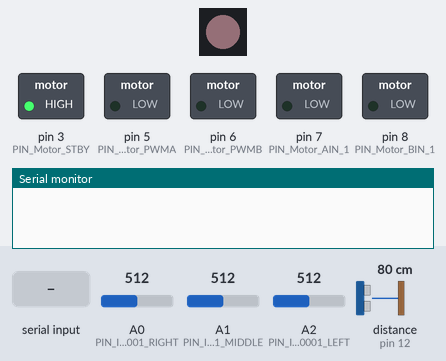
The sketch below on a simulated Arduino Uno, built with avr-gcc and run on an emulated ATmega328P. Shown: 1 RGB LEDs in strip order, left to right, switched loads named in the sketch (green lamp = pin HIGH), the last lines printed to the serial monitor. The inputs (shaded band) are chosen by the test bench; at power-on: A2 (PIN_ITR20001_LEFT) = 512, A0 (PIN_ITR20001_RIGHT) = 512, A1 (PIN_ITR20001_MIDDLE) = 512, distance to the obstacle (sensor on pin 12) 80 cm. The echo pulse lasts 58.3 µs per cm; dim RGB values are drawn brighter than linear; pins used as bus, display or sensor lines are not drawn.

Above: at 0.8 s.
0.9 s: "rojo" received over Serial
At 1.7 s:
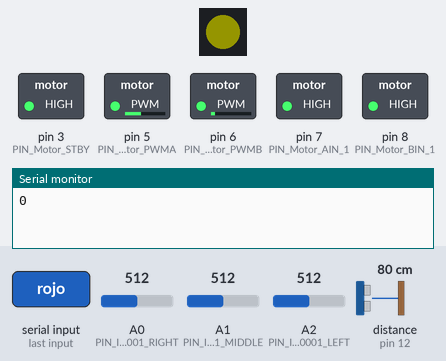
2.4 s: A2 (PIN_ITR20001_LEFT) set to 411
3.9 s: A2 (PIN_ITR20001_LEFT) set to 391
At 5.0 s:
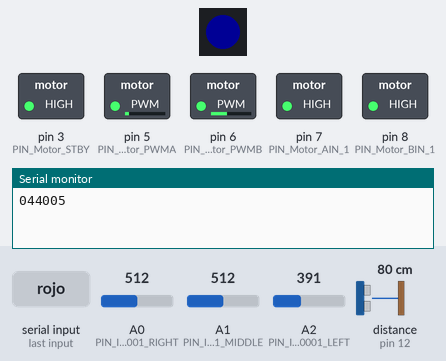
5.4 s: A0 (PIN_ITR20001_RIGHT) set to 413
6.9 s: A0 (PIN_ITR20001_RIGHT) set to 394
At 7.4 s:
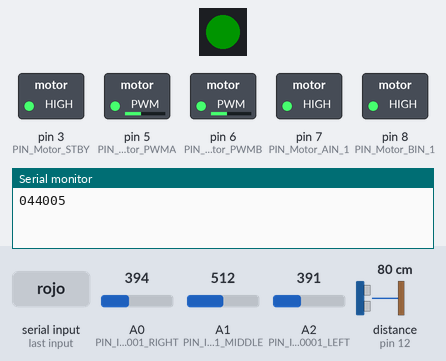
8.4 s: A1 (PIN_ITR20001_MIDDLE) set to 414
9.9 s: A1 (PIN_ITR20001_MIDDLE) set to 386
At 10.8 s:
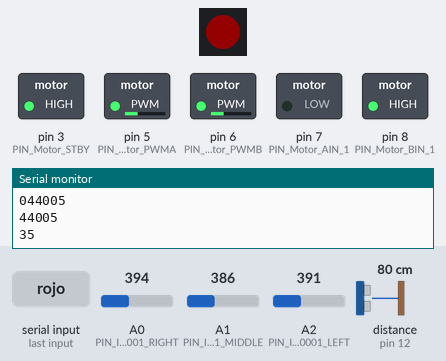
Timing chart, 0 to 12.4 s (numbered marks = the images above; inputs shaded):
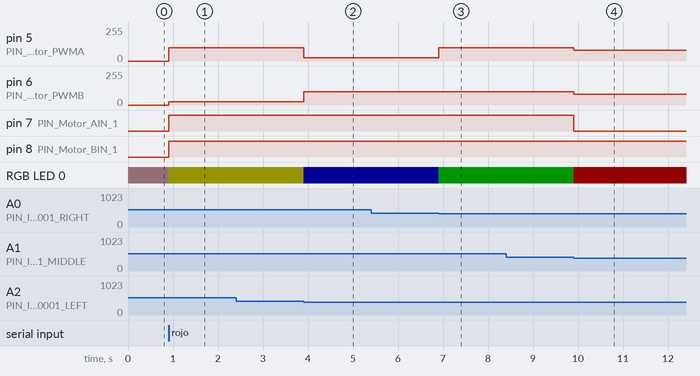

Measured:
- the behaviour switches between 401 and 400 on A2 (PIN_ITR20001_LEFT) (found by bisection; images 1 and 2)
- the behaviour switches between 401 and 400 on A0 (PIN_ITR20001_RIGHT) (found by bisection; images 2 and 3)
- the behaviour switches between 401 and 400 on A1 (PIN_ITR20001_MIDDLE) (found by bisection; images 3 and 4)
- after the input at 0.9 s, pin 5 (PIN_Motor_PWMA): 0/255 → 100/255 at once; pin 6 (PIN_Motor_PWMB): 0/255 → 25/255 at once; pin 7 (PIN_Motor_AIN_1), pin 8 (PIN_Motor_BIN_1): LOW → HIGH at once; RGB LED 0: RGB(20, 15, 16) → RGB(20, 20, 0) at once
- after the input at 2.4 s, every drawn part: stays the same
- after the input at 3.9 s, pin 5 (PIN_Motor_PWMA): 100/255 → 25/255 at once; pin 6 (PIN_Motor_PWMB): 25/255 → 100/255 at once; RGB LED 0: RGB(20, 20, 0) → RGB(0, 0, 20) at once
- after the input at 5.4 s, every drawn part: stays the same
- after the input at 6.9 s, pin 5 (PIN_Motor_PWMA): 25/255 → 100/255 at once; RGB LED 0: RGB(0, 0, 20) → RGB(0, 20, 0) at once
- after the input at 9.9 s, pin 5 (PIN_Motor_PWMA), pin 6 (PIN_Motor_PWMB): 100/255 → 80/255 at once; pin 7 (PIN_Motor_AIN_1): HIGH → LOW at once; RGB LED 0: RGB(0, 20, 0) → RGB(20, 0, 0) at once

The sketch:

arduino.ino
```cpp
#include "FastLED.h"
#include <ArduinoJson.h>


//--------LED----------
#define PIN_RBGLED 4
#define NUM_LEDS 1
CRGB leds[NUM_LEDS];
int r=0,g=0,b=0;
//--------------------


//-------Ultrasonido--------------
#define TRIG_PIN 13
#define ECHO_PIN 12
//--------------------------------

//-------Inflarrojo---------------
#define PIN_ITR20001_LEFT   A2
#define PIN_ITR20001_MIDDLE A1
#define PIN_ITR20001_RIGHT  A0

#define FORWARD 100
#define GIRO 100
#define RECORD 80

#define START_LAP '0'
#define END_LAP '1'
#define OBSTACLE_DETECTED '2'
#define LINE_LOST '3'
#define PING '4'
#define INIT_LINE_SEARCH '5'
#define STOP_LINE_SEARCH '6'
#define LINE_FOUND '7'
#define VISIBLE_LINE '8'

//-------Motor------------------
// Enable/Disable motor control.
//  HIGH: motor control enabled
//  LOW: motor control disabled
#define PIN_Motor_STBY 3

// Group A Motors (Right Side)
// PIN_Motor_AIN_1: Digital output. HIGH: Forward, LOW: Backward
#define PIN_Motor_AIN_1 7
// PIN_Motor_PWMA: Analog output [0-255]. It provides speed.
#define PIN_Motor_PWMA 5

// Group B Motors (Left Side)
// PIN_Motor_BIN_1: Digital output. HIGH: Forward, LOW: Backward
#define PIN_Motor_BIN_1 8
// PIN_Motor_PWMB: Analog output [0-255]. It provides speed.
#define PIN_Motor_PWMB 6

// Mas de 400 es linea detectada
const int min_threshold = 400;
int left_val;
int right_val;
int mid_val;
bool end = false;
bool perdido = false;
int start_lap;
int end_lap;
int linea_vista = 0;
int distance;
int giro = 0;
float t; //timepo que demora en llegar el eco
int d; //distancia en centimetros
int tiempo_ping = 4000;
int prev_time = 0;
int time_final;
int cant_line = 0;
int iterations = 0;
//-----------------------------


uint32_t Color(uint8_t r, uint8_t g, uint8_t b)
{
  return (((uint32_t)r << 16) | ((uint32_t)g << 8) | b);
}

void led(String color){
  if(color == "rojo"){
    r=255;
    g=0;
    b=0;

  } else if (color == "verde"){
    r=0;
    g=255;
    b=0;

  } else if (color == "amarillo"){
    r=255;
    g=255;
    b=0;

  } else if (color == "rosa"){
    r=255;
    g=192;
    b=203;

  } else if (color == "azul"){
    r=0;
    g=0;
    b=255;

  } else if (color == "marron"){
    r=165;
    g=42;
    b=42;

  } else if (color == "blanco"){
    r=255;
    g=255;
    b=255;

  } else if (color == "apagar"){
    r=0;
    g=0;
    b=0;

  } else {
    Serial.print("Error");
  }

  FastLED.showColor(Color(r, g, b));
}

// Function to control motors
void motorControl(bool motorAForward, int speedA, bool motorBForward, int speedB) {
  // Control motor A (RIGHT)
  digitalWrite(PIN_Motor_AIN_1, motorAForward ? HIGH : LOW);
  analogWrite(PIN_Motor_PWMA, speedA);

  // Control motor B (LEFT)
  digitalWrite(PIN_Motor_BIN_1, motorBForward ? HIGH : LOW);
  analogWrite(PIN_Motor_PWMB, speedB);
}

void sensorReading() {
  left_val = analogRead(A2); // read from left Sensor
  right_val = analogRead(A0);
  mid_val =  analogRead(A1);
}

void turnLeft(int vel){
  led("amarillo");
  motorControl(true,vel,true,vel/4);
}
void turnRight(int vel){
  led("azul");
  motorControl(true,vel/4,true,vel);
}
void forward(int vel){
  led("verde");
  motorControl(true,vel,true,vel);
}
void stop_motors() {
  motorControl(false,0,false,0);
}

void setup() {

  Serial.begin(9600); // // Serial Communication is starting with 9600 of baudrate speed
  //ultrasonidos
  pinMode(TRIG_PIN, OUTPUT);
  pinMode(ECHO_PIN, INPUT);

  //inflarrojos
  pinMode(PIN_ITR20001_LEFT, INPUT);
  pinMode(PIN_ITR20001_MIDDLE, INPUT);
  pinMode(PIN_ITR20001_RIGHT, INPUT);
  //motors
  // Turn on the engines !!!!
  digitalWrite(PIN_Motor_STBY, HIGH);
  // Set motor control pins as outputs
  pinMode(PIN_Motor_STBY, OUTPUT);
  pinMode(PIN_Motor_AIN_1, OUTPUT);
  pinMode(PIN_Motor_PWMA, OUTPUT);
  pinMode(PIN_Motor_BIN_1, OUTPUT);
  pinMode(PIN_Motor_PWMB, OUTPUT);

  // LED
  FastLED.addLeds<NEOPIXEL, PIN_RBGLED>(leds, NUM_LEDS);
  FastLED.setBrightness(20);


  // comienza al recibir que tiene conexion
  while ( true ) {
    led("rosa");
    if (Serial.available() > 0) {
      break;
    }
  }

  Serial.print(START_LAP);

  start_lap = millis();
  prev_time = millis();

}


void loop() {

  // Cuenta las iteraciones
  iterations += 1;

  // Solo se mete aqui si no ha acabado
  if (end == false){

    //Ping
    if (millis() - prev_time >= tiempo_ping) {
      Serial.print(PING);
      Serial.println((millis() - prev_time));

    // Actualizar el tiempo anterior al actual
      prev_time = millis();
    }

    // Sensor de distancia
    digitalWrite(TRIG_PIN, HIGH);
    delayMicroseconds(2);          //Enviamos un pulso de 10us
    digitalWrite(TRIG_PIN, LOW);

    t = pulseIn(ECHO_PIN, HIGH); //obtenemos el ancho del pulso
    d = t/59;

    // Si es menor de 8
    if ( d < 8 ) {
      // manda distancia detectada
      Serial.print(OBSTACLE_DETECTED);
      Serial.println(d);

      end_lap = millis();
      time_final = (end_lap - start_lap);

      stop_motors();

      //end lap
      Serial.print(END_LAP);
      Serial.println(time_final);


      Serial.print(VISIBLE_LINE);
      double linea_vista = cant_line/iterations;
      Serial.println(String(cant_line/iterations));

      end = true;

    }
    sensorReading();

    // si detecta por la izquierda
    if (left_val > min_threshold) { //LEFT
      cant_line += 1;

      // si antes ha pasado por recovery avisa que este ya a acabado
      if (perdido == true) {

        Serial.print(LINE_FOUND);

        Serial.print(STOP_LINE_SEARCH);
      }
      turnLeft(GIRO);
      // guarda que lo ultimo detectado
      giro = 0;
      perdido = false;

    } else if (right_val > min_threshold ) { //RIGHT
      cant_line += 1;
      if (perdido == true) {

        Serial.print(LINE_FOUND);

        Serial.print(STOP_LINE_SEARCH);
      }
      turnRight(GIRO);
      // guarda que lo ultimo detectado
      giro = 1;
      perdido = false;

    } else if (mid_val > min_threshold) {//FORWARD
      cant_line += 1;
      if (perdido == true) {

        Serial.print(LINE_FOUND);

        Serial.print(STOP_LINE_SEARCH);
      }

      forward(FORWARD);
      perdido = false;

    } else { //RECOBERY
      // avisa que se a perdido
      if (perdido == false) {
        Serial.print(LINE_LOST);

        Serial.print(INIT_LINE_SEARCH);
      }

      led("rojo");
      perdido = true;
      // seun ultimo sensor detectado gira hacia alli
      if (giro == 1) {

        motorControl(false,RECORD,true,RECORD);

      } else if (giro == 0) {

        motorControl(true,RECORD,false,RECORD);

      }
    }
  } else {
    stop_motors();
  }
}
```
